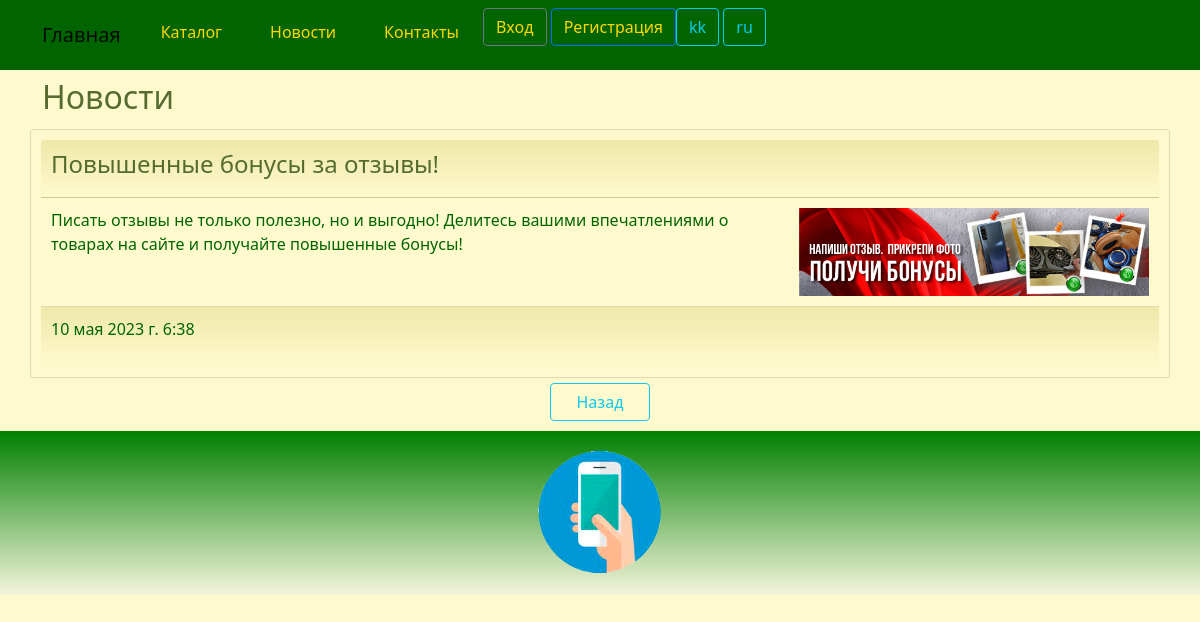
The page /news/read/7/ on the database as committed earlier.
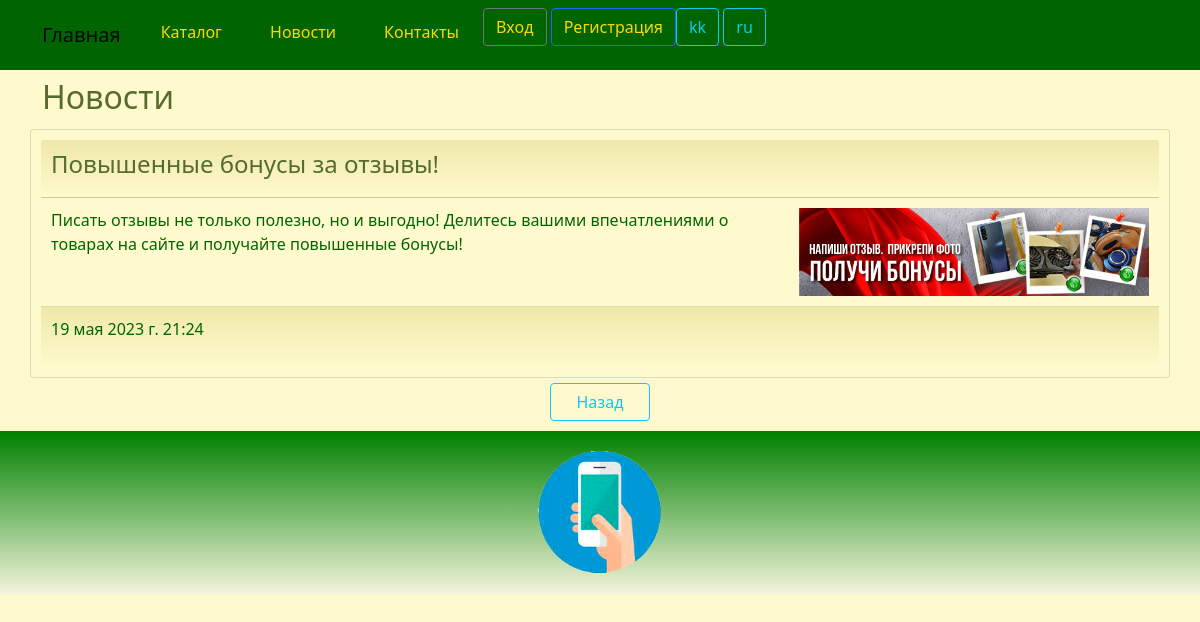
The same page on the database as committed later.
### product/models.py (models this page shows)
class News(models.Model):
    daten = models.DateTimeField(_('daten'))
    title = models.CharField(_('title_news'), max_length=256)
    details = models.TextField(_('details_news'))
    photo = models.ImageField(_('photo_news'), upload_to='images/', blank=True, null=True)
    class Meta:
        db_table = 'news'
        indexes = [
            models.Index(fields=['daten']),
        ]
        ordering = ['daten']

### product/views.py (the view)
# urls.py: path('news/read/<int:id>/', views.news_read, name='news_read'),
def news_read(request, id):
    try:
        news = News.objects.get(id=id)
        return render(request, "news/read.html", {"news": news})
    except News.DoesNotExist:
        return HttpResponseNotFound("<h2>News not found</h2>")
    except Exception as exception:
        print(exception)
        return HttpResponse(exception)

### templates/news/read.html (shortened to what this page needs)
{% extends "base.html" %}
{% load i18n %}
{% load static %}
{% block content %}
<h2>{% trans "news" %}</h2>
<div class="row justify-content-center">
	<div class="card" style="width:100%">
		<div class="card-header">
			<h4>{{ news.title }}</h4>
		</div>
		<div class="card-body">
			<div class="row">
				<div class="col-md-8">
					<p>{{ news.details }}</p>
				</div>
				<div class="col-md-4">
					{% if news.photo.url == "/media/images/news1.jpeg" %}
						<img style="width:100%; max-width:400px;" src="{% static 'images/news1.jpeg' %}" alt="{{ news.title }}" title="{{ news.details }}">
					{% elif news.photo.url == "/media/images/news2.jpeg" %}
						<img style="width:100%; max-width:400px;" src="{% static 'images/news2.jpeg' %}" alt="{{ news.title }}" title="{{ news.details }}">
					{% elif news.photo.url == "/media/images/news3.jpeg" %}
						<img style="width:100%; max-width:400px;" src="{% static 'images/news3.jpeg' %}" alt="{{ news.title }}" title="{{ news.details }}">
					{% elif news.photo.url == "/media/images/news4.jpeg" %}
						<img style="width:100%; max-width:400px;" src="{% static 'images/news4.jpeg' %}" alt="{{ news.title }}" title="{{ news.details }}">
					{% elif news.photo.url == "/media/images/news5.jpeg" %}
						<img style="width:100%; max-width:400px;" src="{% static 'images/news5.jpeg' %}" alt="{{ news.title }}" title="{{ news.details }}">
					{% elif news.photo.url == "/media/images/news6.jpeg" %}
						<img style="width:100%; max-width:400px;" src="{% static 'images/news6.jpeg' %}" alt="{{ news.title }}" title="{{ news.details }}">
					{% elif news.photo.url == "/media/images/news7.jpeg" %}
						<img style="width:100%; max-width:400px;" src="{% static 'images/news7.jpeg' %}" alt="{{ news.title }}" title="{{ news.details }}">
					{% else %}
						{% if news.photo.url != None %}
							<img style="width:100%; max-width:400px;" src="{{ news.photo.url}}" alt="{{ news.title }}" title="{{ news.details }}">
						{% endif %}
					{% endif %}
				</div>
			</div>
		</div>
		<div class="card-footer">
			<p>{{ news.daten }}</p>
		</div>
	</div>
	<a class="btn btn-outline-info" style="width:100px; margin-top:5px" onclick="history.back()">{% trans "Back" %}</a>
</div>
{% endblock content %}

Rows that differ between the two databases and show on the page:
changed News "Повышенные бонусы за отзывы!": daten "10 мая 2023 г. 6:38" → "19 мая 2023 г. 21:24"
